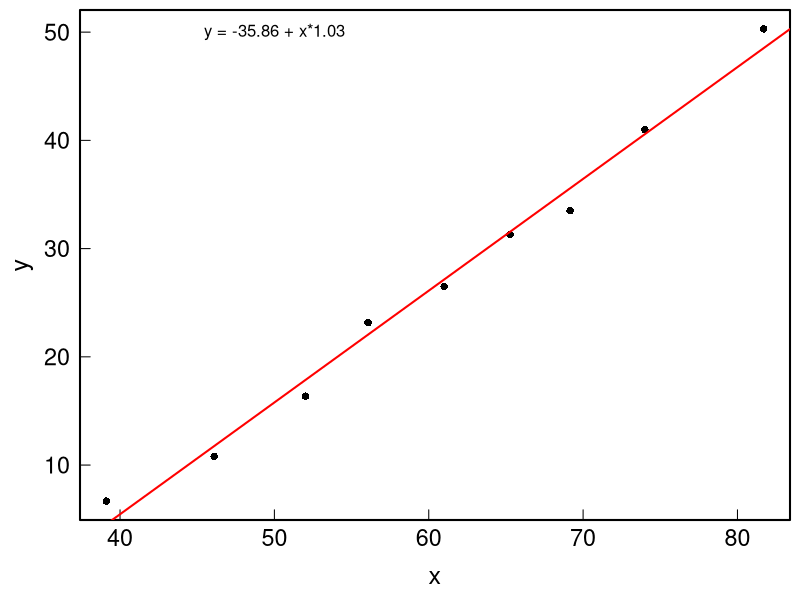
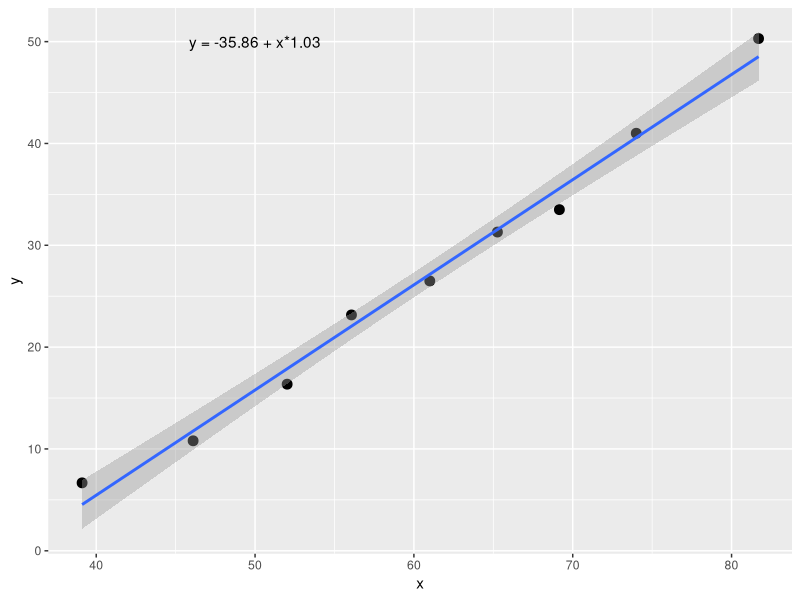
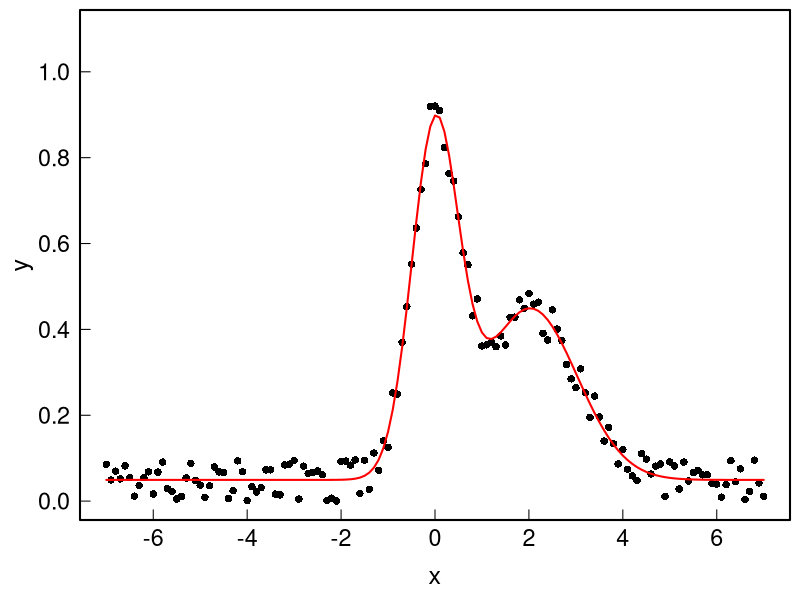
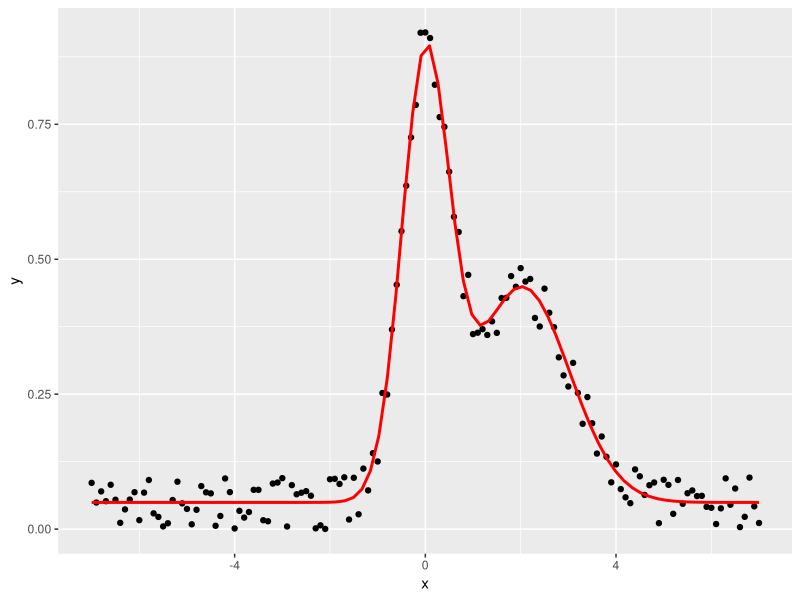
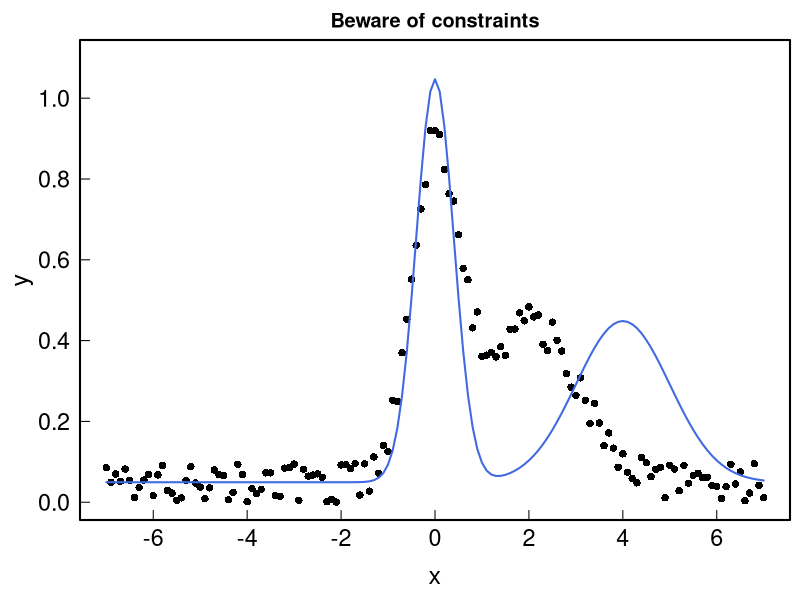
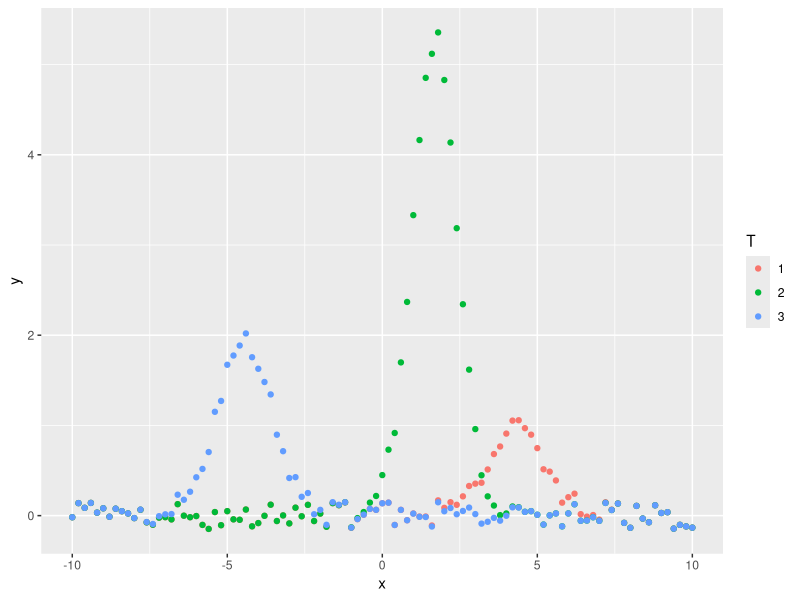
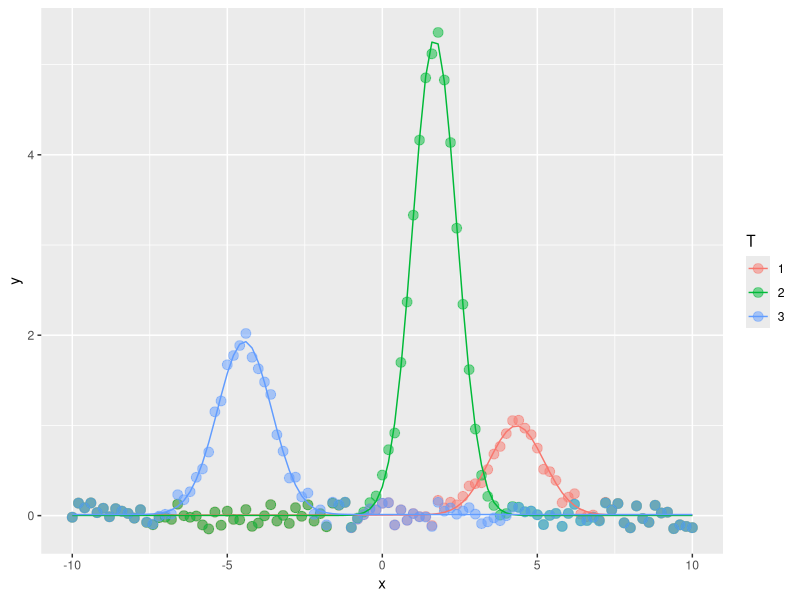
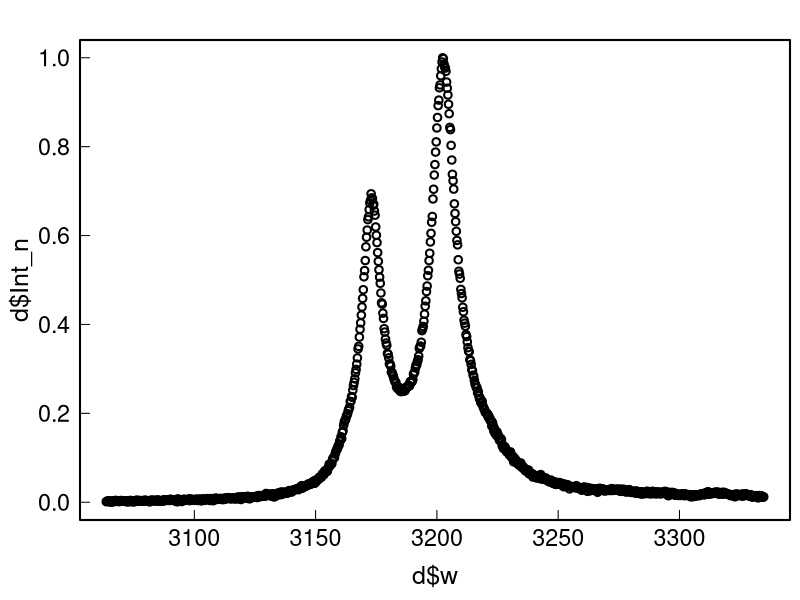

Recreate these plots in R, in order.
## ---- chunk 1
rm(list = ls())
## ---- chunk 2
# Create some fake data
d <- read.table(header=TRUE,text="
   x           y
   39.11       6.67
   46.1        10.8
   52.02       16.36
   56.07       23.16
   61.00       26.5
   65.26       31.3
   69.16       33.5
   74.00       41.0
   81.70       50.3
   ")
# Fit with a linear model
fit <- lm(y~x, data=d)
# Summary of the fit
summary(fit)
attributes(fit)
# Retrieve the coefficients and errors
coef(fit); coef(fit)[1]; coef(fit)['(Intercept)']
summary(fit)$coefficients; summary(fit)$coefficients["x","Std. Error"]
# Plotting the points and the fit
par(cex.lab=1.5, cex.axis=1.4, mgp = c(2.4, .5, 0),
    tck=0.02, mar=c(4, 4, .5, .5), lwd=2, las=1)
plot(d, pch=16)
abline(coef(fit), col="red")
to_print <- paste("y = ", round(coef(fit)[1],2)," + x*",
                    round(coef(fit)[2],2), sep="")
text(50, 50, to_print)
library(ggplot2)
ggplot(data=d, aes(x,y)) + 
    geom_point(cex=3) +
    geom_smooth(method="lm") +
    annotate("text", x = 50, y = 50, label = to_print)
## ---- chunk 3
# Create fake data
x  <- seq(-7,7,.1)
y  <- dnorm(x, sd = .5) + dnorm(x, mean=2, sd = 1) + runif(length(x))/10
df <- data.frame(x=x,y=y)
# Create a function to fit the data
myfunc <- function(x, y0, x0, A, B) {
    y0 + dnorm(x, sd=A) + dnorm(x, mean=x0, sd=B)
}
# Fit the data using a user function
fit <- nls(y ~ myfunc(x, y0, x0, A, B),
           data=df,
           start=list(y0=0, x0=1.5, A=.2, B=.2) # provide starting point
           )
summary(fit)
coef(fit)
# Plotting the resulting function in red
par(cex.lab=1.5, cex.axis=1.4, mgp = c(2.4, .5, 0),
    tck=0.02, mar=c(4, 4, .5, .5), lwd=2, las=1)
plot(x, y, pch=16, ylim=c(0,1.1))
lines(x, predict(fit, x), col="red", lwd=2)
## ---- chunk 4
ggplot(data=df, aes(x,y))+
    geom_point() +
    geom_smooth(method = "nls", 
                method.args = list(formula = y ~ myfunc(x, y0, x0, A, B),
                                   start=list(y0=0, x0=1.5, A=.2, B=.2)
                                   ), 
                data = df,
                se = FALSE,
                color="red")
## ---- chunk 5
# Constraining the upper and lower values of the fitting parameters
fit2 <- nls(y~ myfunc(x, y0, x0, A, B),
           start=list(y0=0, x0=5, A=.2, B=.2),
           upper=list(y0=Inf, x0=Inf, A=.4, B=1),
           lower=list(y0=-Inf, x0=4, A=-Inf, B=-Inf),
           algorithm = "port"
           )
# Plotting the resulting function in blue
par(cex.lab=1.5, cex.axis=1.4, mgp = c(2.4, .5, 0),
    tck=0.02, mar=c(4, 4, 2, .5), lwd=2, las=1)
plot(x, y, pch=16, ylim=c(0,1.1), main="Beware of constraints")
lines(x, predict(fit2, x), col="royalblue", lwd=2)
## ---- chunk 6
x  <- seq(-7,7,.1)
y  <- dnorm(x, sd = .5) + dnorm(x, mean=2, sd = 1) + runif(length(x))/10
df <- data.frame(x=x,y=y)
# Create a function to fit the data
myfunc <- function(x, y0, x0, A, B) {
    y0 + dnorm(x, sd=A) + dnorm(x, mean=x0, sd=B)
}
# Fit the data using a user function
fit <- nls(y ~ myfunc(x, y0, x0, A, B),
           data=df,
           start=list(y0=0, x0=1.5, A=.2, B=.2) # provide starting point
           )
library(broom)
# Get all parameters and their error
tidy(fit)
# Get the fitted curve and residuals
augment(fit)
## ---- chunk 7
library(broom)
library(tidyverse)
library(ggplot2)
# Create fake data
a <- seq(-10,10,.2)
centers <- runif(3, min=-8, max=8)
widths  <- runif(3, min=0.5, max=1)
amp     <- runif(3, min=2, max=10)
noise   <- .3*runif(length(a))-.15
d <- tibble(x=rep(a,3),
            y=c(amp[1]*dnorm(a,mean=centers[1],sd=widths[1]) + noise,
                amp[2]*dnorm(a,mean=centers[2],sd=widths[2]) + noise,
                amp[3]*dnorm(a,mean=centers[3],sd=widths[3]) + noise),
            T=factor(rep(1:3, each=length(a)))
            )
# Plot the data
d %>% ggplot(aes(x=x, y=y, color=T))+
        geom_point()
# Fit all data
d_fitted <- d %>% 
    nest(data=-T) %>%
    mutate(fit = purrr::map(data, ~ nls(data = .,
                                 y ~ y0 + A*dnorm(x, mean=x0, sd=FW), 
                                 start=list(A  = max(.$y),
                                            y0 = .01, 
                                            x0 = .$x[which.max(.$y)], 
                                            FW = .7)
                                 )),
           tidied = purrr::map(fit, tidy),
           augmented = purrr::map(fit, augment)
          )
# data and fit resulting curve
d_fitted %>% 
  unnest(augmented)
# fit parameters
d_fitted %>% 
  unnest(tidied)
# fit parameters as a tidy table
d_fitted %>% 
  unnest(tidied) %>% 
  select(T, term, estimate, std.error) %>% 
  pivot_wider(names_from = term, 
              values_from = c(estimate,std.error))
# plot fit result
d_fitted %>% 
    unnest(augmented) %>% 
    ggplot(aes(x=x, color=T))+
        geom_point(aes(y=y), alpha=0.5, size=3) + 
        geom_line(aes(y=.fitted))
## ---- chunk 8
# Load rubis_1.txt, normalize it to [0,1] and plot it
d <- read.table("Data/rubis_01.txt", header=FALSE, col.names=c("w", "Int"))
norm01 <- function(x) {(x-min(x))/(max(x)-min(x))}
d$Int_n <- norm01(d$Int)
par(cex.lab=1.5, cex.axis=1.4, mgp = c(2.4, .5, 0),
    tck=0.02, mar=c(4, 4, 2, .5), lwd=2, las=1)
plot(d$w, d$Int_n)
# Define the Lorentzian function
Lorentzian <- function(x,x0=0,FWHM=1,A=1,y0=0){
    y0 + 2*A/(pi*FWHM)/( 1 + ((x-x0)/(FWHM/2))^2 )
}
# Create a function that is the sum of 2 Lorentzians
Lor2 <- function(x,y0,x1,FWHM1,A1,x2,FWHM2,A2){
    y0 + Lorentzian(x,x0=x1,FWHM=FWHM1,A=A1,y0=0) + 
         Lorentzian(x,x0=x2,FWHM=FWHM2,A=A2,y0=0) 
}
# Guess grossly the initial parameters and plot the resulting curve as a blue dashed line
plot(d$w, d$Int_n)
lines(d$w,Lor2(d$w,y0=0.03, x1=3160, FWHM1=10, A1=3, 
                   x2=3210, FWHM2=10, A2=7), col="blue", lty=2)
# Fit the data by a sum of 2 Lorentzians using `nls`
fit <- nls(data=d, Int_n ~ Lor2(w,y0,x1,FWHM1,A1,x2,FWHM2,A2), 
           start=list(x1=3160, FWHM1=10, A1=3, y0=0.03,
                      x2=3200, FWHM2=10, A2=7)
           )
summary(fit)
# Add the result on the plot as a red line
lines(d$w, predict(fit, d$w), col="red")
# Add the 2 Lorentzian components as area-filled curves with `alpha=0.2` and two different colors
y0   <- coef(fit)['y0']
lor1 <- Lorentzian(d$w,x0=coef(fit)['x1'],FWHM=coef(fit)['FWHM1'],A=coef(fit)['A1'],y0=0)
lor2 <- Lorentzian(d$w,x0=coef(fit)['x2'],FWHM=coef(fit)['FWHM2'],A=coef(fit)['A2'],y0=0)
polygon(d$w, lor1+y0,col=adjustcolor("royalblue", alpha=.2), border=NA)
polygon(d$w, lor2+y0,col=adjustcolor("orange", alpha=.2), border=NA)
# Do the same plot with `ggplot2`
library(ggplot2)
dd <- data.frame(d, ytot=lor1+lor2+y0,lor1=lor1+y0, lor2=lor2+y0)
ggplot(data=dd, aes(x=w))+
    labs(x="Raman Shift [1/cm]", y="Intensity [arb. units]")+
    geom_point(aes(y=Int_n), alpha=.5)+
    geom_line(aes(y=ytot), col="red")+
    geom_area(aes(y=lor1), fill="royalblue", alpha=.2)+
    geom_area(aes(y=lor2), fill="orange", alpha=.2)+
    theme_bw()
